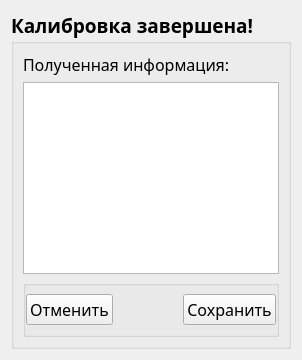
           <widget class="QWidget" name="page_calibrationSteps_5_done">
            <layout class="QVBoxLayout" name="verticalLayout_17">
             <item>
              <widget class="QGroupBox" name="groupBox_calibrationSteps_5_doneMain">
               <property name="font">
                <font>
                 <family>Rubik</family>
                 <pointsize>14</pointsize>
                 <bold>true</bold>
                </font>
               </property>
               <property name="title">
                <string>Калибровка завершена!</string>
               </property>
               <property name="flat">
                <bool>true</bool>
               </property>
               <layout class="QVBoxLayout" name="verticalLayout_16">
                <item>
                 <widget class="QLabel" name="label_calibrationSteps_5_done_resultsTitle">
                  <property name="font">
                   <font>
                    <family>Rubik</family>
                    <pointsize>12</pointsize>
                    <bold>false</bold>
                   </font>
                  </property>
                  <property name="text">
                   <string>Полученная информация:</string>
                  </property>
                 </widget>
                </item>
                <item>
                 <widget class="QTextBrowser" name="textBrowser_calibrationResultsData">
                  <property name="html">
                   <string>&lt;!DOCTYPE HTML PUBLIC &quot;-//W3C//DTD HTML 4.0//EN&quot; &quot;http://www.w3.org/TR/REC-html40/strict.dtd&quot;&gt;
&lt;html&gt;&lt;head&gt;&lt;meta name=&quot;qrichtext&quot; content=&quot;1&quot; /&gt;&lt;meta charset=&quot;utf-8&quot; /&gt;&lt;style type=&quot;text/css&quot;&gt;
p, li { white-space: pre-wrap; }
hr { height: 1px; border-width: 0; }
li.unchecked::marker { content: &quot;\2610&quot;; }
li.checked::marker { content: &quot;\2612&quot;; }
&lt;/style&gt;&lt;/head&gt;&lt;body style=&quot; font-family:'Rubik'; font-size:14pt; font-weight:700; font-style:normal;&quot;&gt;
&lt;p style=&quot;-qt-paragraph-type:empty; margin-top:0px; margin-bottom:0px; margin-left:0px; margin-right:0px; -qt-block-indent:0; text-indent:0px;&quot;&gt;&lt;br /&gt;&lt;/p&gt;&lt;/body&gt;&lt;/html&gt;</string>
                  </property>
                 </widget>
                </item>
                <item>
                 <widget class="QGroupBox" name="groupBox_calibrationSteps_5_doneContinueOptions">
                  <property name="title">
                   <string/>
                  </property>
                  <property name="flat">
                   <bool>true</bool>
                  </property>
                  <layout class="QHBoxLayout" name="horizontalLayout_5">
                   <property name="spacing">
                    <number>0</number>
                   </property>
                   <property name="leftMargin">
                    <number>0</number>
                   </property>
                   <property name="topMargin">
                    <number>0</number>
                   </property>
                   <property name="rightMargin">
                    <number>0</number>
                   </property>
                   <property name="bottomMargin">
                    <number>0</number>
                   </property>
                   <item>
                    <widget class="QPushButton" name="pushButton_cancelCalibration">
                     <property name="font">
                      <font>
                       <family>Rubik</family>
                       <pointsize>12</pointsize>
                       <bold>false</bold>
                      </font>
                     </property>
                     <property name="text">
                      <string>Отменить</string>
                     </property>
                    </widget>
                   </item>
                   <item>
                    <spacer name="horizontalSpacer_calibrationSteps_5_buttonsBetween">
                     <property name="orientation">
                      <enum>Qt::Orientation::Horizontal</enum>
                     </property>
                     <property name="sizeHint" stdset="0">
                      <size>
                       <width>40</width>
                       <height>20</height>
                      </size>
                     </property>
                    </spacer>
                   </item>
                   <item>
                    <widget class="QPushButton" name="pushButton_saveCalibrationResults">
                     <property name="font">
                      <font>
                       <family>Rubik</family>
                       <pointsize>12</pointsize>
                       <bold>false</bold>
                      </font>
                     </property>
                     <property name="text">
                      <string>Сохранить</string>
                     </property>
                    </widget>
                   </item>
                  </layout>
                 </widget>
                </item>
               </layout>
              </widget>
             </item>
            </layout>
           </widget>
